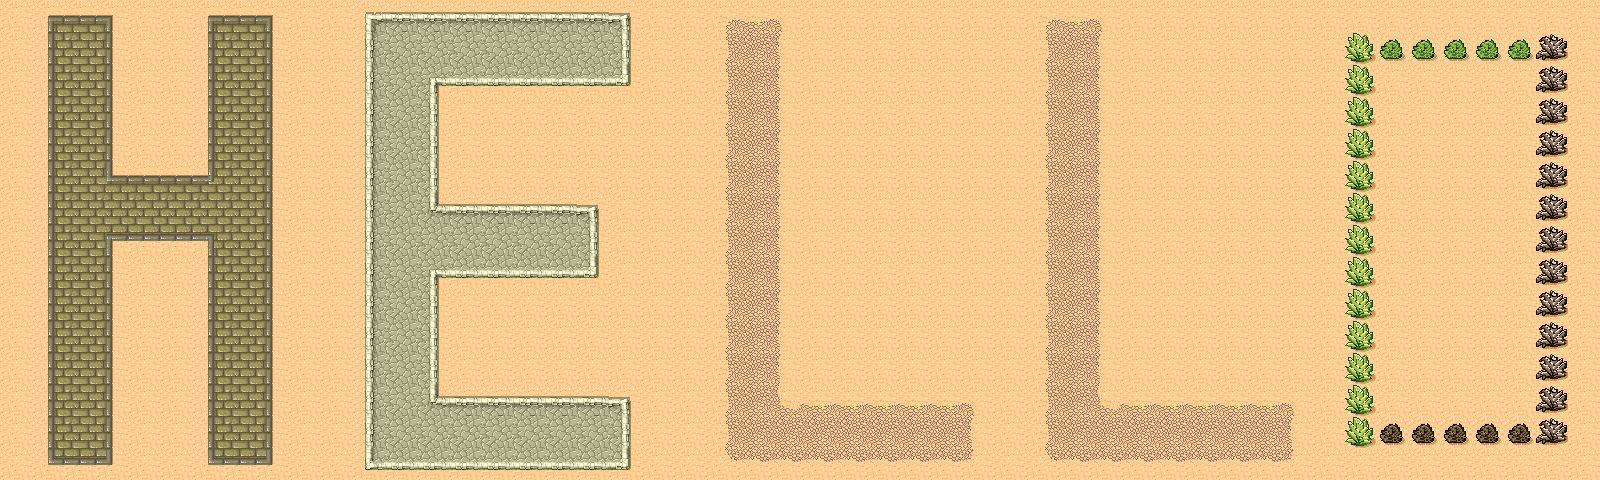

Rendered tile map (Tiled .tmx) drawn with the repository's tilesets; below, a short description and the full map source, tile grids included:
An orthogonal 50x15 tile map with 32x32 px tiles, 1 tile layer (Capa de Patrones 1).

<map version="1.0" orientation="orthogonal" renderorder="right-down" width="50" height="15" tilewidth="32" tileheight="32" nextobjectid="1">
 <tileset firstgid="1" name="tmw_desert_spacing" tilewidth="32" tileheight="32" spacing="1" margin="1" tilecount="48" columns="8">
  <image source="tmw_desert_spacing.png" width="265" height="199" />
  <terraintypes>
   <terrain name="Bricks" tile="-1" />
   <terrain name="Cobble" tile="-1" />
   <terrain name="Hard Sand" tile="-1" />
  </terraintypes>
  <tile id="0" terrain=",,,0" />
  <tile id="1" terrain=",,0,0" />
  <tile id="2" terrain=",,0," />
  <tile id="3" terrain="2,2,2," />
  <tile id="4" terrain="2,2,,2" />
  <tile id="5" terrain=",,,2" />
  <tile id="6" terrain=",,2,2" />
  <tile id="7" terrain=",,2," />
  <tile id="8" terrain=",0,,0" />
  <tile id="9" terrain="0,0,0,0" />
  <tile id="10" terrain="0,,0," />
  <tile id="11" terrain="2,,2,2" />
  <tile id="12" terrain=",2,2,2" />
  <tile id="13" terrain=",2,,2" />
  <tile id="14" terrain="2,2,2,2" />
  <tile id="15" terrain="2,,2," />
  <tile id="16" terrain=",0,," />
  <tile id="17" terrain="0,0,," />
  <tile id="18" terrain="0,,," />
  <tile id="19" terrain="0,0,0," />
  <tile id="20" terrain="0,0,,0" />
  <tile id="21" terrain=",2,," />
  <tile id="22" terrain="2,2,," />
  <tile id="23" terrain="2,,," />
  <tile id="24" terrain=",,,1" />
  <tile id="25" terrain=",,1,1" />
  <tile id="26" terrain=",,1," />
  <tile id="27" terrain="0,,0,0" />
  <tile id="28" terrain=",0,0,0" />
  <tile id="32" terrain=",1,,1" />
  <tile id="33" terrain="1,1,1,1" />
  <tile id="34" terrain="1,,1," />
  <tile id="35" terrain="1,1,1," />
  <tile id="36" terrain="1,1,,1" />
  <tile id="40" terrain=",1,," />
  <tile id="41" terrain="1,1,," />
  <tile id="42" terrain="1,,," />
  <tile id="43" terrain="1,,1,1" />
  <tile id="44" terrain=",1,1,1" />
 </tileset>
 <layer name="Capa de Patrones 1" width="50" height="15">
  <data encoding="csv">
30,1,2,3,30,30,1,2,3,30,30,25,26,26,26,26,26,26,26,27,30,30,6,7,8,30,30,30,30,30,30,30,6,7,8,30,30,30,30,30,30,30,30,30,30,30,30,30,30,30,
30,9,10,11,30,30,9,10,11,30,30,33,34,34,34,34,34,34,34,35,30,30,14,15,16,30,30,30,30,30,30,30,14,15,16,30,30,30,30,30,30,30,40,48,48,48,48,48,39,30,
30,9,10,11,30,30,9,10,11,30,30,33,34,36,42,42,42,42,42,43,30,30,14,15,16,30,30,30,30,30,30,30,14,15,16,30,30,30,30,30,30,30,40,30,30,30,30,30,39,30,
30,9,10,11,30,30,9,10,11,30,30,33,34,35,30,30,30,30,30,30,30,30,14,15,16,30,30,30,30,30,30,30,14,15,16,30,30,30,30,30,30,30,40,30,30,30,30,30,39,30,
30,9,10,11,30,30,9,10,11,30,30,33,34,35,30,30,30,30,30,30,30,30,14,15,16,30,30,30,30,30,30,30,14,15,16,30,30,30,30,30,30,30,40,30,30,30,30,30,39,30,
30,9,10,28,2,2,29,10,11,30,30,33,34,35,30,30,30,30,30,30,30,30,14,15,16,30,30,30,30,30,30,30,14,15,16,30,30,30,30,30,30,30,40,30,30,30,30,30,39,30,
30,9,10,10,10,10,10,10,11,30,30,33,34,44,26,26,26,26,27,30,30,30,14,15,16,30,30,30,30,30,30,30,14,15,16,30,30,30,30,30,30,30,40,30,30,30,30,30,39,30,
30,9,10,20,18,18,21,10,11,30,30,33,34,34,34,34,34,34,35,30,30,30,14,15,16,30,30,30,30,30,30,30,14,15,16,30,30,30,30,30,30,30,40,30,30,30,30,30,39,30,
30,9,10,11,30,30,9,10,11,30,30,33,34,36,42,42,42,42,43,30,30,30,14,15,16,30,30,30,30,30,30,30,14,15,16,30,30,30,30,30,30,30,40,30,30,30,30,30,39,30,
30,9,10,11,30,30,9,10,11,30,30,33,34,35,30,30,30,30,30,30,30,30,14,15,16,30,30,30,30,30,30,30,14,15,16,30,30,30,30,30,30,30,40,30,30,30,30,30,39,30,
30,9,10,11,30,30,9,10,11,30,30,33,34,35,30,30,30,30,30,30,30,30,14,15,16,30,30,30,30,30,30,30,14,15,16,30,30,30,30,30,30,30,40,30,30,30,30,30,39,30,
30,9,10,11,30,30,9,10,11,30,30,33,34,35,30,30,30,30,30,30,30,30,14,15,16,30,30,30,30,30,30,30,14,15,16,30,30,30,30,30,30,30,40,30,30,30,30,30,39,30,
30,9,10,11,30,30,9,10,11,30,30,33,34,44,26,26,26,26,26,27,30,30,14,15,12,7,7,7,7,7,8,30,14,15,12,7,7,7,7,7,8,30,40,30,30,30,30,30,39,30,
30,9,10,11,30,30,9,10,11,30,30,33,34,34,34,34,34,34,34,35,30,30,14,15,15,15,15,15,15,15,16,30,14,15,15,15,15,15,15,15,16,30,40,47,47,47,47,47,39,30,
30,17,18,19,30,30,17,18,19,30,30,41,42,42,42,42,42,42,42,43,30,30,22,23,23,23,23,23,23,23,24,30,22,23,23,23,23,23,23,23,24,30,30,30,30,30,30,30,30,30
</data>
 </layer>
</map>
